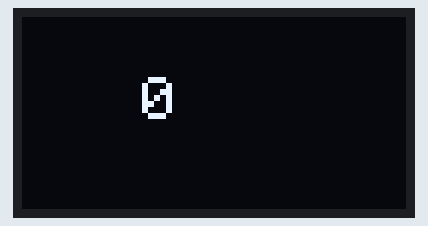
Bench run of a sketch on a simulated ESP32. Shown: 128×64 one-colour display. What the sketch prints to the serial monitor is not drawn.

Above: at 0.1 s.
At 4.1 s:
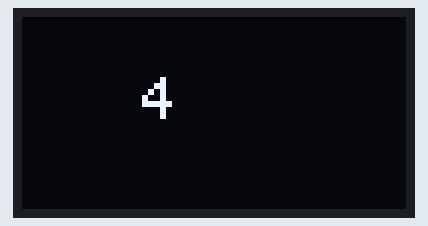
At 9.1 s:
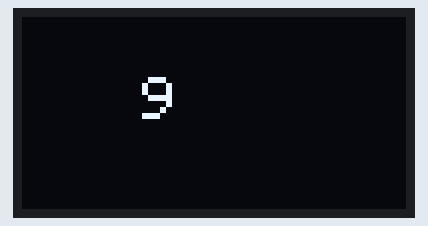
At 19.1 s:
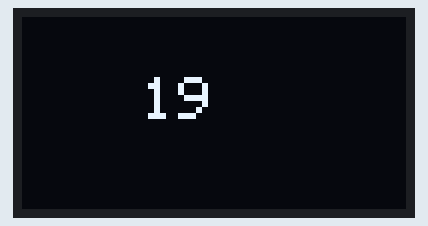
At 28.1 s:
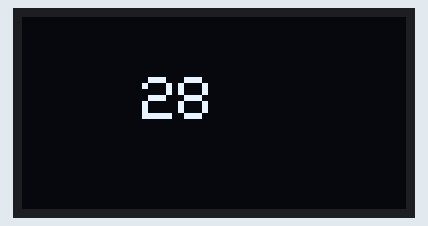
At 38.1 s:
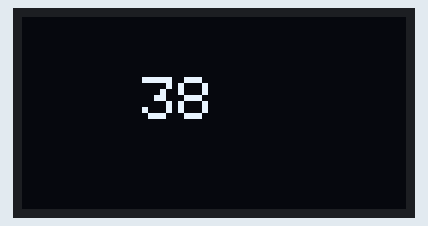

The sketch:

exemplo_displayOled.ino
```cpp
#include <Wire.h>
#include <Adafruit_GFX.h>
#include <Adafruit_SSD1306.h>

#define SCREEN_WIDTH 128 // largura
#define SCREEN_HEIGHT 64 // altura

#define I2C_SCL 5
#define I2C_SCK 6

Adafruit_SSD1306 tela(SCREEN_WIDTH, SCREEN_HEIGHT, &Wire, -1);

void setup() {
  Serial.begin(115200);
  Wire.begin(I2C_SCL, I2C_SCK); // inicia a comunicação I2C
  tela.begin(SSD1306_SWITCHCAPVCC, 0x3C);
  tela.clearDisplay();
  tela.setTextSize(2);
  tela.setTextColor(SSD1306_WHITE);
  tela.setCursor(0,0);
  tela.println("Hello World");
  tela.display();
}

void loop() {
  tela.clearDisplay();
  tela.setCursor(40, 20);
  tela.print(millis() / 1000); // <-- faltava ponto e vírgula aqui
  Serial.println("s");         // <-- println precisa de um objeto (Serial)
  tela.display();
}
```

Measured:
- what the display in image 0 shows lasts 0.9 s, from 0.1 s to 1.0 s
